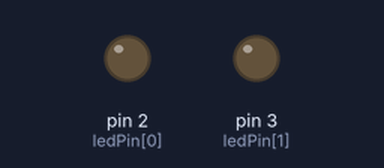
Bench run of a sketch on a simulated Arduino Uno, built with avr-gcc and run on an emulated ATmega328P. On the bench: output pins drawn as LEDs (lit = HIGH).

Above: at 1.0 s.
At 3.0 s:
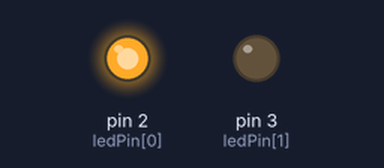
At 5.0 s:
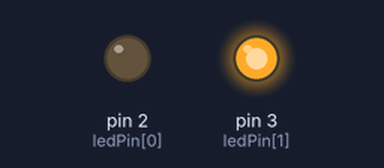
At 7.0 s:
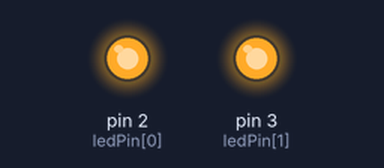
Timing chart, 0 to 10.4 s (numbered marks = the images above):
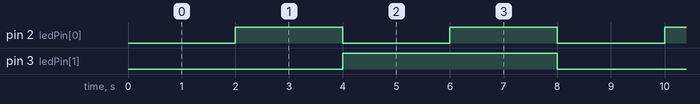

Measured:
- by itself, pin 2 (ledPin[0]): alternates HIGH for 2.0 s and LOW for 2.0 s
- by itself, pin 3 (ledPin[1]): alternates HIGH for 4.0 s and LOW for 4.0 s
- by itself, everything shown: repeats every 8.0 s, in 4 steps

The sketch:

binaryCountTest.ino
```cpp
int ledPin[] = {2,3};

void setup(){
  for (int i =0; i < (sizeof(ledPin)/sizeof(int)); i++){
    pinMode(ledPin[i], OUTPUT);
  }
}

void loop(){
  for (byte counter =0;counter<=3; counter++){
    displayBinary(counter);
    delay(2000);
  }
}

void displayBinary(byte numToShow){
  for (int i =0; i < (sizeof(ledPin)/sizeof(int)); i++){
    if (bitRead(numToShow, i)==1){
      digitalWrite(ledPin[i], HIGH);
    } else {
      digitalWrite(ledPin[i], LOW);
    }
  }
}
```
